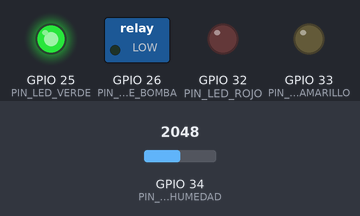
Simulated run of this sketch. Board: ESP32. Parts: switched loads named in the sketch (green lamp = pin HIGH), output pins drawn as LEDs (lit = HIGH). The inputs (shaded band) are chosen by the test bench; at power-on: GPIO 34 (PIN_SENSOR_HUMEDAD) = 2048 (analog values on the 0–4095 scale). WiFi joins after 1.5 s; servers stay silent unless stated; uploads are accepted with an empty reply; the local clock reads 2024-03-15 10:24:30 at power-on unless the sketch sets it; what the sketch prints to the serial monitor is not drawn.

Above: at 2.9 s.
3.0 s: GPIO 34 (PIN_SENSOR_HUMEDAD) set to 2691
6.4 s: GPIO 34 (PIN_SENSOR_HUMEDAD) set to 2797
At 7.7 s:
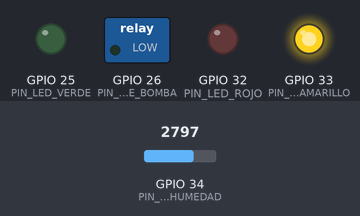
9.8 s: GPIO 34 (PIN_SENSOR_HUMEDAD) set to 3025
13.7 s: GPIO 34 (PIN_SENSOR_HUMEDAD) set to 3128
At 16.1 s:
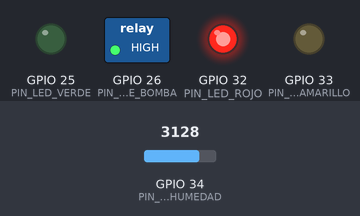
17.1 s: GPIO 34 (PIN_SENSOR_HUMEDAD) set to 2866
At 18.1 s:
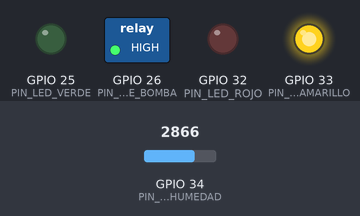
20.5 s: GPIO 34 (PIN_SENSOR_HUMEDAD) set to 3603
At 23.3 s:
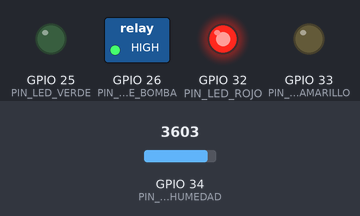
Timing chart, 0 to 24.8 s (numbered marks = the images above; inputs shaded):
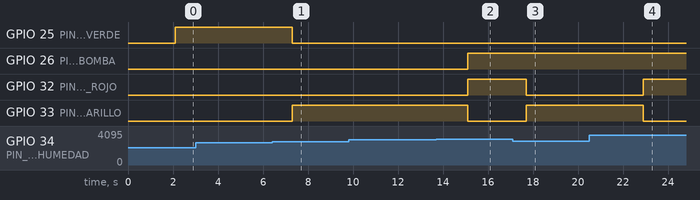

The sketch:

esp32_riego_tls.ino
```cpp
#include <WiFi.h>
#include <WiFiClientSecure.h>
#include <HTTPClient.h>
#include <ArduinoJson.h>
#include <time.h>

// ================= CREDENCIALES Y ENDPOINTS (NO SUBIR REALES A GIT) =================
const char* WIFI_SSID     = "TU_RED_WIFI";
const char* WIFI_PASSWORD = "TU_CLAVE_WIFI";

const char* FIREBASE_API_KEY = "TU_WEB_API_KEY";
const char* FIREBASE_DB_URL  = "https://iot-agro-esp32-default-rtdb.firebaseio.com";
const char* NODO_EMAIL       = "esp32-nodo01@agro.cl";
const char* NODO_PASSWORD    = "TU_PASSWORD_NODO";
const char* DEVICE_ID        = "esp32_nodo_01";

// ================= PINOUT HARDWARE ESP32 (ADC1 COMPATIBLE CON WI-FI) =================
const int PIN_SENSOR_HUMEDAD = 34; // ADC1_CH6 (0 - 4095)
const int PIN_LED_VERDE      = 25;
const int PIN_LED_AMARILLO   = 33;
const int PIN_LED_ROJO       = 32;
const int PIN_RELE_BOMBA     = 26;

// ================= ESTADO OT Y SEGURIDAD ISO 27400 =================
String idToken = "";
String modoOperacion = "AUTO";
int umbralHumedad = 35;
unsigned long frecuenciaMs = 2000;
bool bombaActiva = false;
unsigned long ultimoContactoOk = 0;
const unsigned long WATCHDOG_TIMEOUT_MS = 10000;

WiFiClientSecure secureClient;

bool autenticarFirebase() {
  if (WiFi.status() != WL_CONNECTED) return false;

  HTTPClient http;
  String url = String("https://identitytoolkit.googleapis.com/v1/accounts:signInWithPassword?key=") + FIREBASE_API_KEY;

  // En entorno productivo ISO 27400 se fija el certificado raíz con secureClient.setCACert(ROOT_CA)
  secureClient.setInsecure();

  if (!http.begin(secureClient, url)) return false;
  http.addHeader("Content-Type", "application/json");

  JsonDocument docReq;
  docReq["email"] = NODO_EMAIL;
  docReq["password"] = NODO_PASSWORD;
  docReq["returnSecureToken"] = true;

  String body;
  serializeJson(docReq, body);

  int code = http.POST(body);
  if (code == 200) {
    JsonDocument docRes;
    if (!deserializeJson(docRes, http.getString())) {
      idToken = docRes["idToken"].as<String>();
      ultimoContactoOk = millis();
      Serial.println("[AUTH TLS] Nodo ESP32 autenticado correctamente.");
      http.end();
      return true;
    }
  }
  Serial.printf("[ERROR AUTH] HTTP %d\n", code);
  http.end();
  return false;
}

bool leerEstadoRemoto() {
  HTTPClient http;
  String baseUrl = String(FIREBASE_DB_URL) + "/dispositivos/" + DEVICE_ID;

  // 1. Leer configuración (umbral y frecuencia)
  if (http.begin(secureClient, baseUrl + "/configuracion.json?auth=" + idToken)) {
    int code = http.GET();
    if (code == 401) {
      http.end();
      return autenticarFirebase();
    }
    if (code == 200) {
      JsonDocument cfg;
      if (!deserializeJson(cfg, http.getString())) {
        int nuevoUmbral = cfg["umbral_humedad"] | umbralHumedad;
        if (nuevoUmbral >= 0 && nuevoUmbral <= 100) {
          umbralHumedad = nuevoUmbral;
        }
        unsigned long nuevaFrec = cfg["frecuencia_ms"] | frecuenciaMs;
        if (nuevaFrec == 1000 || nuevaFrec == 2000 || nuevaFrec == 5000) {
          frecuenciaMs = nuevaFrec;
        }
      }
    } else {
      http.end();
      return false;
    }
    http.end();
  }

  // 2. Leer y sanitizar comando operativo (R, E, AUTO)
  if (http.begin(secureClient, baseUrl + "/comandos.json?auth=" + idToken)) {
    int code = http.GET();
    if (code == 200) {
      JsonDocument cmd;
      if (!deserializeJson(cmd, http.getString())) {
        String accion = cmd["accion"] | "";
        if (accion == "R" || accion == "E" || accion == "AUTO") {
          modoOperacion = accion;
        } else if (accion.length() > 0) {
          Serial.println("[SEGURIDAD OT] Comando no autorizado descartado.");
        }
      }
      ultimoContactoOk = millis();
      http.end();
      return true;
    }
    http.end();
  }
  return false;
}

void actualizarSalidasFisicas(String semaforo) {
  digitalWrite(PIN_LED_VERDE,    semaforo == "VERDE"    ? HIGH : LOW);
  digitalWrite(PIN_LED_AMARILLO, semaforo == "AMARILLO" ? HIGH : LOW);
  digitalWrite(PIN_LED_ROJO,     semaforo == "ROJO"     ? HIGH : LOW);
  digitalWrite(PIN_RELE_BOMBA,   bombaActiva            ? HIGH : LOW);
}

bool publicarTelemetria(int adc, int humedad, String semaforo, bool alertaIntegridad) {
  HTTPClient http;
  String url = String(FIREBASE_DB_URL) + "/dispositivos/" + DEVICE_ID + "/telemetria.json?auth=" + idToken;

  if (!http.begin(secureClient, url)) return false;
  http.addHeader("Content-Type", "application/json");

  time_t now;
  time(&now);

  JsonDocument payload;
  payload["adc"] = adc;
  payload["humedad"] = humedad;
  payload["semaforo"] = semaforo;
  payload["bomba_activa"] = bombaActiva;
  payload["alerta_integridad"] = alertaIntegridad;
  payload["modo"] = modoOperacion;
  payload["timestamp"] = (long)now;

  String jsonStr;
  serializeJson(payload, jsonStr);

  int code = http.PUT(jsonStr);
  http.end();

  if (code == 200) {
    ultimoContactoOk = millis();
    return true;
  }
  return false;
}

void setup() {
  Serial.begin(115200);
  analogReadResolution(12); // Resolución 0 - 4095

  pinMode(PIN_LED_VERDE, OUTPUT);
  pinMode(PIN_LED_AMARILLO, OUTPUT);
  pinMode(PIN_LED_ROJO, OUTPUT);
  pinMode(PIN_RELE_BOMBA, OUTPUT);
  digitalWrite(PIN_RELE_BOMBA, LOW);

  WiFi.begin(WIFI_SSID, WIFI_PASSWORD);
  Serial.print("Conectando a Wi-Fi");
  while (WiFi.status() != WL_CONNECTED) {
    delay(500);
    Serial.print(".");
  }
  Serial.println("\nWi-Fi conectado.");

  configTime(0, 0, "pool.ntp.org");
  autenticarFirebase();
}

void loop() {
  int adc = analogRead(PIN_SENSOR_HUMEDAD);
  bool alertaIntegridad = (adc <= 15 || adc >= 4080);
  int humedad = constrain(map(adc, 4095, 1200, 0, 100), 0, 100);

  bool enlaceOk = (WiFi.status() == WL_CONNECTED) && leerEstadoRemoto();

  // Watchdog Fail-Safe OT: apaga bomba si pierde enlace > 10s o si hay sabotaje de sonda
  if (alertaIntegridad || (!enlaceOk && (millis() - ultimoContactoOk >= WATCHDOG_TIMEOUT_MS))) {
    bombaActiva = false;
  } else if (modoOperacion == "E") {
    bombaActiva = false;
  } else if (modoOperacion == "R") {
    bombaActiva = true;
  } else {
    if (humedad < umbralHumedad) {
      bombaActiva = true;
    } else if (humedad >= min(100, umbralHumedad + 8)) {
      bombaActiva = false;
    }
  }

  String semaforo = "VERDE";
  if (alertaIntegridad || humedad < umbralHumedad) {
    semaforo = "ROJO";
  } else if (humedad < umbralHumedad + 12) {
    semaforo = "AMARILLO";
  }

  actualizarSalidasFisicas(semaforo);

  if (enlaceOk) {
    publicarTelemetria(adc, humedad, semaforo, alertaIntegridad);
  } else {
    Serial.println("[FAIL-SAFE OT] Sin enlace TLS; riego bloqueado por seguridad.");
  }

  delay(frecuenciaMs);
}
```

Measured:
- the behaviour switches between 2734 and 2735 on GPIO 34 (PIN_SENSOR_HUMEDAD) (found by bisection; images 0 and 1)
- the behaviour switches between 3081 and 3082 on GPIO 34 (PIN_SENSOR_HUMEDAD) (found by bisection; images 1 and 2)
- after the input at 3.0 s, every drawn part: stays the same
- after the input at 6.4 s, GPIO 25 (PIN_LED_VERDE): HIGH → LOW after 0.90 s; GPIO 33 (PIN_LED_AMARILLO): LOW → HIGH after 0.90 s
- after the input at 9.8 s, every drawn part: stays the same
- after the input at 13.7 s, GPIO 26 (PIN_RELE_BOMBA), GPIO 32 (PIN_LED_ROJO): LOW → HIGH after 1.4 s; GPIO 33 (PIN_LED_AMARILLO): HIGH → LOW after 1.4 s
- after the input at 17.1 s, GPIO 32 (PIN_LED_ROJO): HIGH → LOW after 0.61 s; GPIO 33 (PIN_LED_AMARILLO): LOW → HIGH after 0.61 s
- after the input at 20.5 s, GPIO 32 (PIN_LED_ROJO): LOW → HIGH after 2.4 s; GPIO 33 (PIN_LED_AMARILLO): HIGH → LOW after 2.4 s
